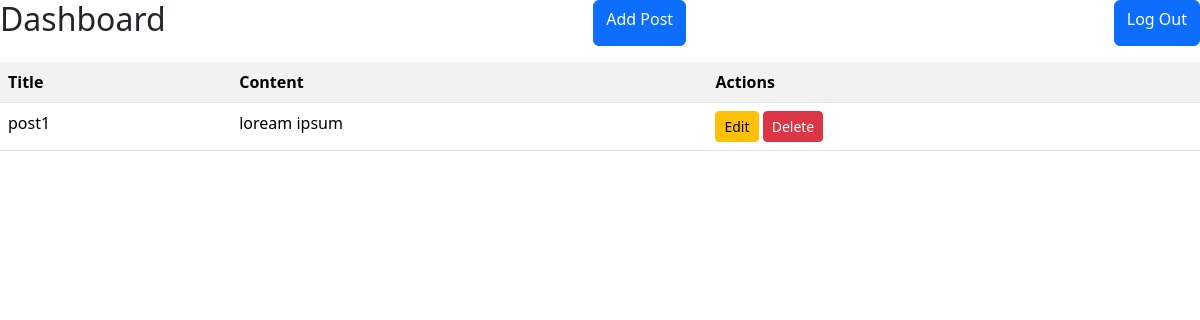
Before: /dashboard/ with the older database file.
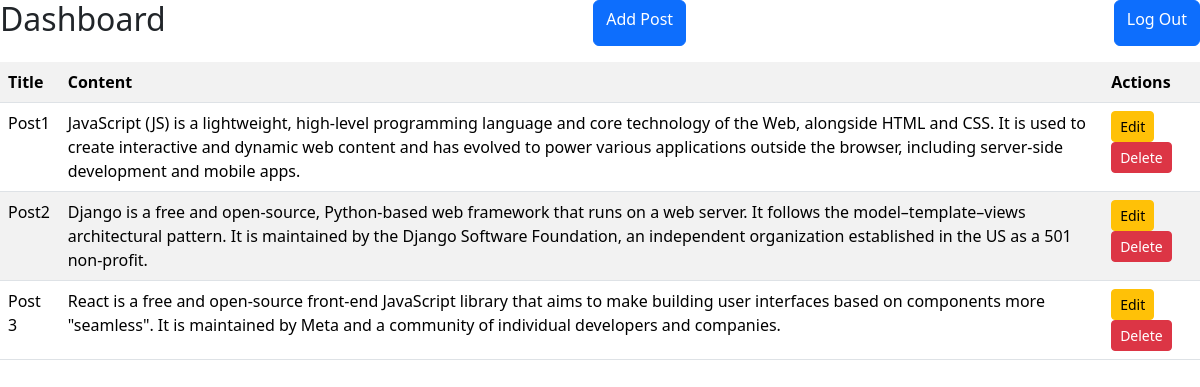
After: the same page with the newer database file.
### blog/models.py (models this page shows, shortened)
class Posts(models.Model):
    title = models.CharField(max_length=100)
    content = models.TextField()
    date = models.DateTimeField(default=timezone.now)
    author = models.ForeignKey(User, on_delete=models.CASCADE)

### blog/views.py (the view)
# urls.py: path('dashboard/', views.dashboard, name='dashboard'),
def dashboard(request):
    posts = Posts.objects.all()
    return render(request, 'blog/dashboard.html', {'posts': posts})

### blog/templates/blog/dashboard.html (shortened to what this page needs)
{% extends 'blog/base.html' %} {% block content %}
<div class="d-flex justify-content-between mb-3">
  <h2>Dashboard</h2>
  <a href="{% url 'add_post' %}" class="btn btn-primary">Add Post</a>
  <a class="btn btn-primary" href="/login">Log Out</a>
</div>
<table class="table table-striped">
  <tr>
    <th>Title</th>
    <th>Content</th>
    <th>Actions</th>
  </tr>
  {% for post in posts %}
  <tr>
    <td>{{ post.title }}</td>
    <td>{{ post.content }}</td>
    <td>
      <a href="{% url 'edit_post' post.id %}" class="btn btn-warning btn-sm"
        >Edit</a
      >
      <a href="{% url 'delete_post' post.id %}" class="btn btn-danger btn-sm"
        >Delete</a
      >
    </td>
  </tr>
  {% endfor %}
</table>
{% endblock %}

Changed rows visible on the page:
changed Posts: title "post1" → "Post1"; content "loream ipsum" → "JavaScript (JS) is a lightweight, high-level programming language and core technology of the Web, alongside HTML and CSS. It is used to create interactive and dynamic web content and has evolved to power various applications outside the browser, including server-side development and mobile apps."
added Posts: title "Post2", content "Django is a free and open-source, Python-based web framework that runs on a web server. It follows the model–template–views architectural pattern. It is maintained by the Django Software Foundation, an independent organization established in the US as a 501 non-profit."
added Posts: title "Post 3", content "React is a free and open-source front-end JavaScript library that aims to make building user interfaces based on components more \"seamless\". It is maintained by Meta and a community of individual developers and companies."
